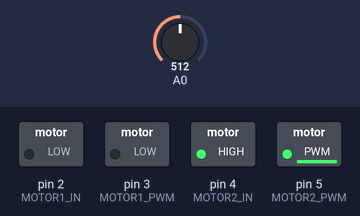
Bench run of a sketch on a simulated Arduino Uno, built with avr-gcc and run on an emulated ATmega328P. Parts: switched loads named in the sketch (green lamp = pin HIGH). The test bench sets the inputs (shaded band); at power-on: A0 = 512.

Above: at 1.2 s.
1.3 s: A0 set to 716
At 2.5 s:
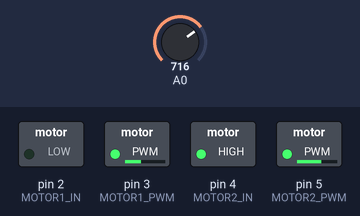
2.8 s: A0 set to 900
At 3.8 s:
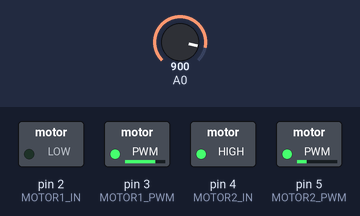
4.3 s: A0 set to 1023
At 4.9 s:
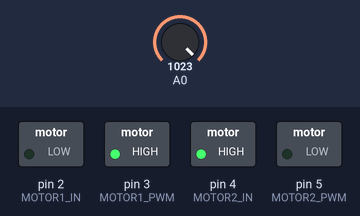
5.8 s: A0 set to 511
At 6.1 s:
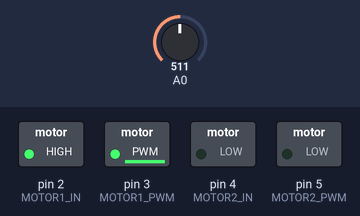
7.3 s: A0 set to 306
At 8.4 s:
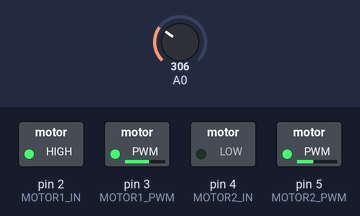
Timing chart, 0 to 9.8 s (numbered marks = the images above; inputs shaded):
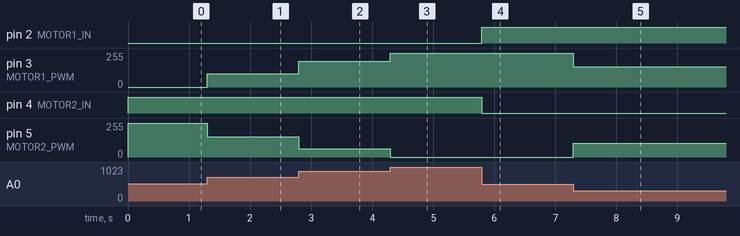

The sketch:

motorTest2.ino
```cpp
#define MOTOR1_IN 2
#define MOTOR1_PWM 3
#define MOTOR2_IN 4
#define MOTOR2_PWM 5

void setup() {
  pinMode(MOTOR1_IN, OUTPUT);
  pinMode(MOTOR1_PWM, OUTPUT);
  pinMode(MOTOR2_IN, OUTPUT);
  pinMode(MOTOR2_PWM, OUTPUT);
}

void loop() {
  motorControl(analogRead(0), MOTOR1_IN, MOTOR1_PWM);

  // а второй мотор - в другую сторону!
  motorControl(1023 - analogRead(0), MOTOR2_IN, MOTOR2_PWM);
}

// принимает знач. 0-1023, пин IN и PWM
void motorControl(int val, byte pinIN, byte pinPWM) {
  val = map(val, 0, 1023, -255, 255);

  if (val > 0) {  // вперёд
    analogWrite(pinPWM, val);
    digitalWrite(pinIN, 0);
  } else if (val < 0) {  // назад
    analogWrite(pinPWM, 255 + val);
    digitalWrite(pinIN, 1);
  } else {  // стоп
    digitalWrite(pinIN, 0);
    digitalWrite(pinPWM, 0);
  }
}
```

Measured:
- after the input at 1.3 s, pin 3 (MOTOR1_PWM): 0/255 → 101/255 at once; pin 5 (MOTOR2_PWM): 254/255 → 153/255 at once
- after the input at 2.8 s, pin 3 (MOTOR1_PWM): 101/255 → 193/255 at once; pin 5 (MOTOR2_PWM): 153/255 → 61/255 at once
- after the input at 4.3 s, pin 3 (MOTOR1_PWM): 193/255 → 255/255 at once; pin 5 (MOTOR2_PWM): 61/255 → 0/255 at once
- after the input at 5.8 s, pin 2 (MOTOR1_IN): LOW → HIGH at once; pin 3 (MOTOR1_PWM): 255/255 → 254/255 at once; pin 4 (MOTOR2_IN): HIGH → LOW at once
- after the input at 7.3 s, pin 3 (MOTOR1_PWM): 254/255 → 152/255 at once; pin 5 (MOTOR2_PWM): 0/255 → 102/255 at once
